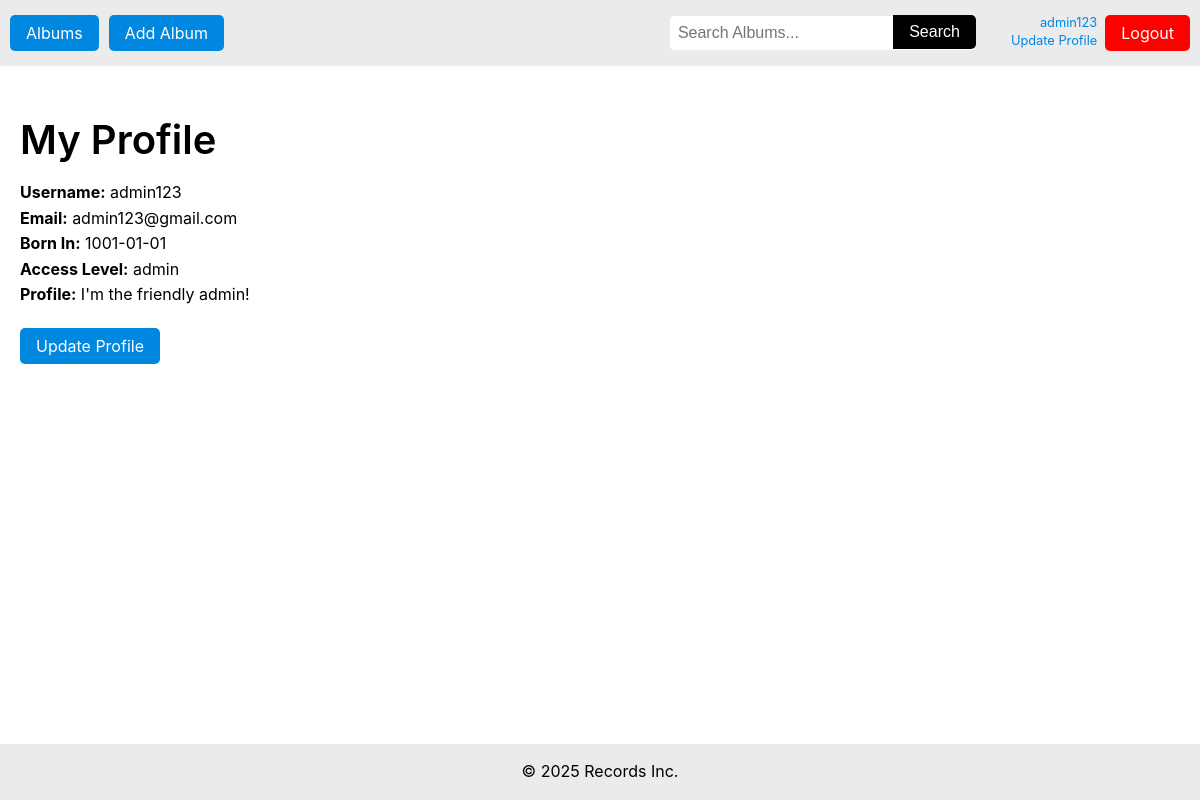
/project/user_profile.php (signed in), run on the app's committed database.
### tables this page shows
CREATE TABLE `user` (
  `username` varchar(50) NOT NULL,
  `password` varchar(255) NOT NULL,
  `date_of_birth` date NOT NULL,
  `profile` text DEFAULT NULL,
  `email` varchar(100) NOT NULL,
  `access_level` varchar(10) NOT NULL DEFAULT 'member',
  `favourite_album_id` int(11) UNSIGNED DEFAULT NULL,
  `favourite_track_id` int(11) UNSIGNED DEFAULT NULL
);

### project/user_profile.php (the view, shortened to what this page needs)
<?php
  require 'db_connect.php';
  $stmt = $db->prepare("SELECT username, date_of_birth, YEAR(date_of_birth) AS birth_year, access_level, email, password, profile FROM user WHERE username = ?");
  $stmt->execute( [$_SESSION['username']] );
  $user = $stmt->fetch();
  require "header.php";
?>
<main>
  <?php if ($user['username'] === $_SESSION['username']): ?>
    <h1>My Profile</h1>
  <?php else: ?>
    <h1>Viewing Profile of "<?= htmlspecialchars($user['username']) ?>"</h1>
  <?php endif; ?>
  <?php if ($user['username'] === $_SESSION['username']): ?>
    <p><strong>Username:</strong> <?= htmlspecialchars($user['username']) ?></p>
    <p><strong>Email:</strong> <?= htmlspecialchars($user['email']) ?></p>
    <p><strong>Born In:</strong> <?= htmlspecialchars($user['date_of_birth']) ?></p>
    <p><strong>Access Level:</strong> <?= htmlspecialchars($user['access_level']) ?></p>
    <p><strong>Profile:</strong> <?= htmlspecialchars($user['profile']) ?></p>
    <a style="margin: 20px 0" href="update_profile.php?username=<?= urlencode($_SESSION['username']) ?>" class="button">Update Profile</a>
  <?php else: ?>
    <p><strong>Born In:</strong> <?= htmlspecialchars($user['birth_year']) ?></p>
    <p><strong>Profile:</strong> <?= htmlspecialchars($user['profile']) ?></p>
  <?php endif; ?>
</main>
<?php require "footer.php"; ?>

### project/styles.css (style rules this page uses)
:root { --black: #000000; --gray: #ebebeb; --accent: #0087e0; --white: #ffffff; }
*, *::before, *::after { box-sizing: border-box; margin: 0; padding: 0; }
html { font-size: 1rem; scroll-behavior: smooth; }
body { font-family: -apple-system, BlinkMacSystemFont, "Segoe UI", Roboto, Oxygen, Ubuntu, Cantarell, sans-serif; line-height: 1.6; color: var(--black); background: var(--white); min-height: 100vh; display: flex; flex-direction: column; }
main { flex-grow: 1; padding: 50px 20px; }
h1, h2, h3, h4, h5, h6 { margin-bottom: 1rem; line-height: 1.2; font-weight: 600; }
h1 { font-size: 2.5rem; }

### data on the page
user: username "admin123", email "admin123@gmail.com", date_of_birth "1001-01-01", access_level "admin", profile "I'm the friendly admin!"

### other printed values
$_SESSION['username'] "admin123"
